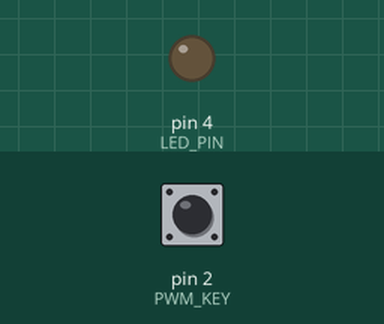
This sketch was run on a simulated Arduino Uno, built with avr-gcc and run on an emulated ATmega328P. Shown: output pins drawn as LEDs (lit = HIGH). Inputs (shaded band) come from the test bench; at power-on: pin 2 (PWM_KEY) LOW.

Above: at 1.2 s.
1.3 s: pin 2 (PWM_KEY) pulled HIGH for 1 s
At 2.68 s:
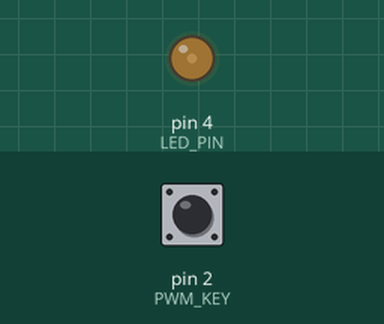
4.3 s: pin 2 (PWM_KEY) pulled HIGH for 3.2 s
At 5.72 s:
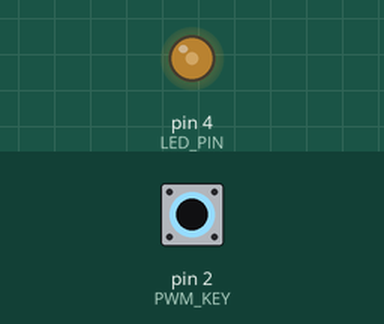
9.0 s: pin 2 (PWM_KEY) pulled HIGH for 0.15 s
At 10.12 s:
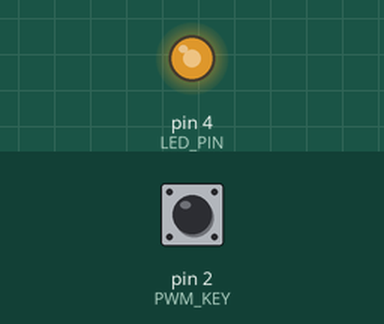
Timing chart, 0 to 18.0 s (numbered marks = the images above; inputs shaded):
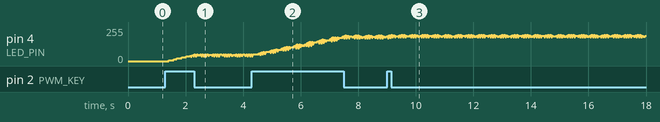

The sketch:

timer_based_PWM_keyhold.ino
```cpp
/*
 * Author Name      : Badrikesh Prusty
 * Organisation     : Emertxe Information Technologies (P) Ltd.
 * Date             : 30/08/2020
 * Description      : Write an Arduino program to implement timer based PWM such that it increases the brightness if key is on hold
 * Input            : Hold the key to increase the brightness
 */

#define LED_PIN 4
#define PWM_KEY 2
#define PERIOD  255

static byte T_on;

void setup() {              //code in setup function only runs once
    cli();        //deactivate interupts for any generation of interrupt while configuring

    //Timer0
    TCCR0A = 0;   //set all the bits of 0A and 0B register to  0
    TCCR0B = 0;
    TCNT0 = 0;    //TCNT register is a timer counter register, the value of this register increases on every TICK, TICK is time taken by 1 instruction cycle
    OCR0A = 10;                            //OCR is a output compare register, TCNT register value is compared with this register
    TCCR0A |= 1 << WGM01;                   //Turn on CTC mode: clear on compare. Turn TCNT to 0 if TCNT and OCR reg value matches
    TCCR0B |= (1 << CS01) | (1 << CS00);    //Set the prescaler value to 64
    TIMSK0 |= 1 << OCIE0A;                  //Generate the interrupt on compare

    sei();        //activate interrupts

    pinMode(LED_PIN, OUTPUT);
    pinMode(PWM_KEY, INPUT);
}

ISR(TIMER0_COMPA_vect)  {                   //Interrupt service routine of Timer0 interrupt
    static byte duty;

    if ( duty <= T_on )                   //if duty is less than T_on value
        digitalWrite(LED_PIN, HIGH);      //turn the LED on

    else
        digitalWrite(LED_PIN, LOW);

    if ( duty++ == PERIOD )                //if incremented duty value matches with PERIOD value go to this block
        duty = 0;                          //turn the duty value to 0 every period
}

void loop()  {                  //loop function codes run repeatedly
    static unsigned wait;
    static bool key;

    if ( wait++ == 0x15FF ) {           //detect the keypress on in few milli seconds of delay
        key = digitalRead(PWM_KEY);
        wait = 0;                       //set wait back to 0
    }

    if ( key )  {                       //if key is active
        if ( T_on++ == PERIOD )         //post increment T_on value 1
            T_on = 0;                   //if it matches with PERIOD turn it back to 0

        key = 0;                        //set the key to 0 to not to increase the T_on value if key is not pressed
    }
}
```
